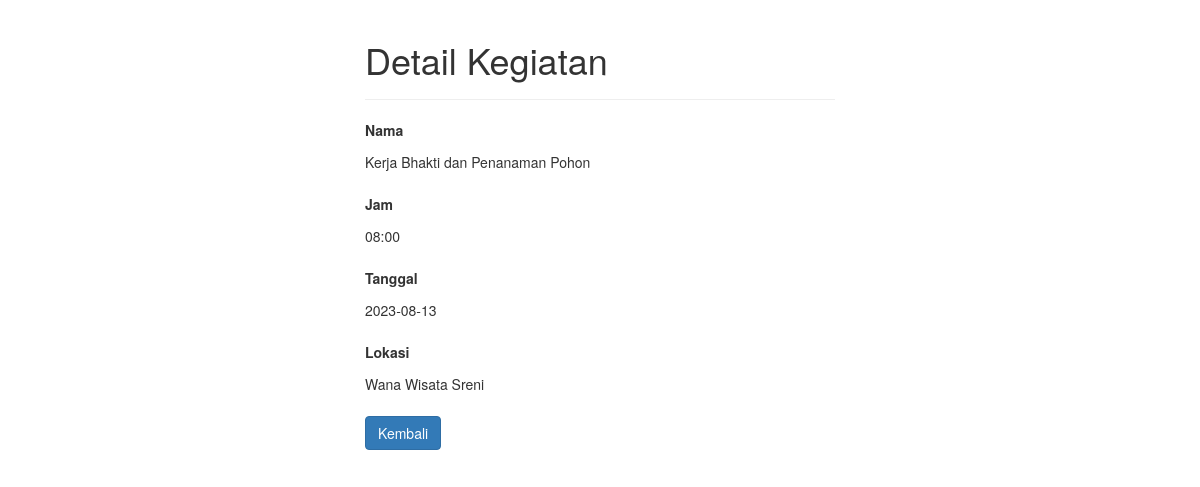
Screenshot of /jadwal_baksos/aksi.php?id=1 with the database file from the repository.
### tables this page shows
CREATE TABLE `tb_jadwal1` (
  `id` int(10) NOT NULL,
  `nama` varchar(255) NOT NULL,
  `waktu` varchar(6) NOT NULL,
  `tanggal` date NOT NULL,
  `lokasi` varchar(255) NOT NULL
);

### jadwal_baksos/aksi.php (the view, shortened to what this page needs)
<?php
if(isset($_GET["id"]) && !empty(trim($_GET["id"]))){
    require_once "koneksi.php";
    $sql = "SELECT * FROM tb_jadwal1 WHERE id = ?";
    if($stmt = mysqli_prepare($link, $sql)){
        mysqli_stmt_bind_param($stmt, "i", $param_id);
        if(mysqli_stmt_execute($stmt)){
            $result = mysqli_stmt_get_result($stmt);
            if(mysqli_num_rows($result) == 1){
                $row = mysqli_fetch_array($result, MYSQLI_ASSOC);
            } else{
                header("location: ../error.php");
                exit();
            }
        } else{
            echo "Ups! Ada yang tidak beres. Silahkan coba lagi nanti.";
        }
    }
} else{
    header("location: ../error.php");
    exit();
}
?>
<!DOCTYPE html>
<html lang="en">
<head>
    <link rel="stylesheet" href="https://maxcdn.bootstrapcdn.com/bootstrap/3.3.7/css/bootstrap.css">
</head>
<body>
    <div class="wrapper">
        <div class="container-fluid">
            <div class="row">
                <div class="col-md-12">
                    <div class="page-header">
                        <h1>Detail Kegiatan</h1>
                    </div>
                    <div class="form-group">
                        <label>Nama</label>
                        <p class="form-control-static"><?php echo $row["nama"]; ?></p>
                    </div>
                    <div class="form-group">
                        <label>Jam</label>
                        <p class="form-control-static"><?php echo $row["waktu"]; ?></p>
                    </div>
                    <div class="form-group">
                        <label>Tanggal</label>
                        <p class="form-control-static"><?php echo $row["tanggal"]; ?></p>
                    </div>
                    <div class="form-group">
                        <label>Lokasi</label>
                        <p class="form-control-static"><?php echo $row["lokasi"]; ?></p>
                    </div>
                    <p><a href="index.php" class="btn btn-primary">Kembali</a></p>
                </div>
            </div>
        </div>
    </div>
</body>
</html>

### jadwal_baksos/aksi.php (style rules this page uses)
.wrapper { width: 500px; margin: 0 auto; }

### rows the page displays
tb_jadwal1: nama "Kerja Bhakti dan Penanaman Pohon", waktu "08:00", tanggal "2023-08-13", lokasi "Wana Wisata Sreni"
